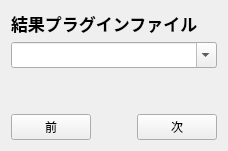
      <widget class="QWidget" name="pageResultPlugin">
       <layout class="QVBoxLayout" name="vLayout_24">
        <item>
         <widget class="QLabel" name="labelTitle_24">
          <property name="font"><font><pointsize>13</pointsize><bold>true</bold></font></property>
          <property name="text"><string>結果プラグインファイル</string></property>
         </widget>
        </item>
        <item>
         <widget class="QComboBox" name="comboBoxResultPlugin">
          <property name="font"><font><pointsize>11</pointsize></font></property>
          <property name="editable"><bool>true</bool></property>
         </widget>
        </item>
        <item><spacer name="vSpacer_24"><property name="orientation"><enum>Qt::Vertical</enum></property><property name="sizeHint" stdset="0"><size><width>20</width><height>40</height></size></property></spacer></item>
        <item>
         <layout class="QHBoxLayout" name="hNav_24">
          <item><widget class="QPushButton" name="pushButtonPrev_24"><property name="text"><string>前</string></property></widget></item>
          <item><spacer name="hSpacer_24"><property name="orientation"><enum>Qt::Horizontal</enum></property><property name="sizeHint" stdset="0"><size><width>40</width><height>20</height></size></property></spacer></item>
          <item><widget class="QPushButton" name="pushButtonNext_24"><property name="text"><string>次</string></property></widget></item>
         </layout>
        </item>
       </layout>
      </widget>
